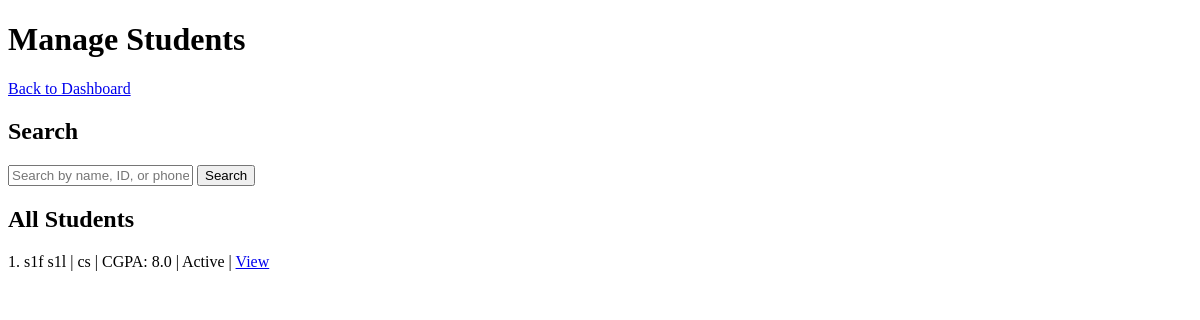
/admin/manage_students, run on an earlier commit of the app's database.
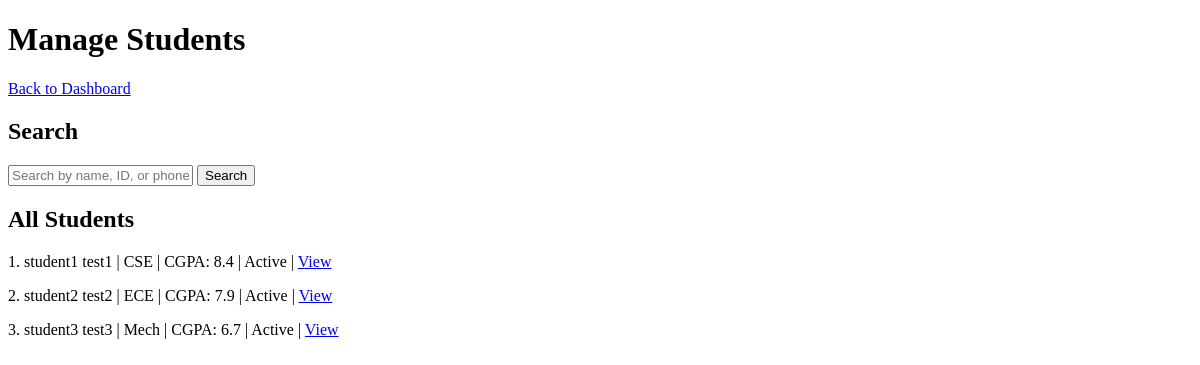
And on a later commit of the database.
### models.py (models this page shows)
class Student(db.Model):
    __tablename__ = 'students'
    student_id = db.Column(db.Integer, primary_key=True)
    user_id = db.Column(db.Integer, db.ForeignKey('users.user_id'), unique=True)
    email = db.Column(db.String(100), db.ForeignKey('users.email'), unique=True, nullable=False)
    f_name = db.Column(db.String(20), nullable=False)
    l_name = db.Column(db.String(20), nullable=False)
    department = db.Column(db.String(100))
    cgpa = db.Column(db.Float)
    phone = db.Column(db.String(10))
    resume = db.Column(db.String(200))
    is_blacklisted = db.Column(db.Boolean, default=False)

### routes/admin.py (the view)
@admin.route('/manage_students')
def manage_students():
    q = request.args.get('q', '').strip()
    if q:
        students = Student.query.filter(
            db.or_(
                Student.f_name.ilike(f'%{q}%'),
                Student.l_name.ilike(f'%{q}%'),
                Student.phone.ilike(f'%{q}%'),
                Student.student_id == q if q.isdigit() else False
            )
        ).all()
    else:
        students = Student.query.all()
    return render_template('admin/manage_student.html', students=students)

### templates/admin/manage_student.html (shortened to what this page needs)
<!DOCTYPE html>
<html lang="en">
<head>
</head>
<body>
  <h1>Manage Students</h1>
  <a href="{{ url_for('admin.dashboard') }}">Back to Dashboard</a>
  <h2>Search</h2>
  <form method="GET" action="{{ url_for('admin.manage_students') }}">
    <input type="text" name="q" placeholder="Search by name, ID, or phone" value="{{ request.args.get('q', '') }}">
    <button type="submit">Search</button>
  </form>
  <h2>All Students</h2>
  {% for s in students %}
    <p>
      {{ loop.index }}. {{ s.f_name }} {{ s.l_name }} | {{ s.department }} | CGPA: {{ s.cgpa }} |
      {% if s.is_blacklisted %} Blacklisted {% else %} Active {% endif %}
      | <a href="{{ url_for('admin.student_detail', student_id=s.student_id) }}">View</a>
    </p>
  {% else %}
    <p>No students found.</p>
  {% endfor %}
</body>
</html>

What changed in the data, as far as the page shows it:
changed Student: f_name "s1f" → "student1"; l_name "s1l" → "test1"; department "cs" → "CSE"; cgpa "8.0" → "8.4"
added Student: f_name "student2", l_name "test2", department "ECE", cgpa "7.9", is_blacklisted "Active"
added Student: f_name "student3", l_name "test3", department "Mech", cgpa "6.7", is_blacklisted "Active"
